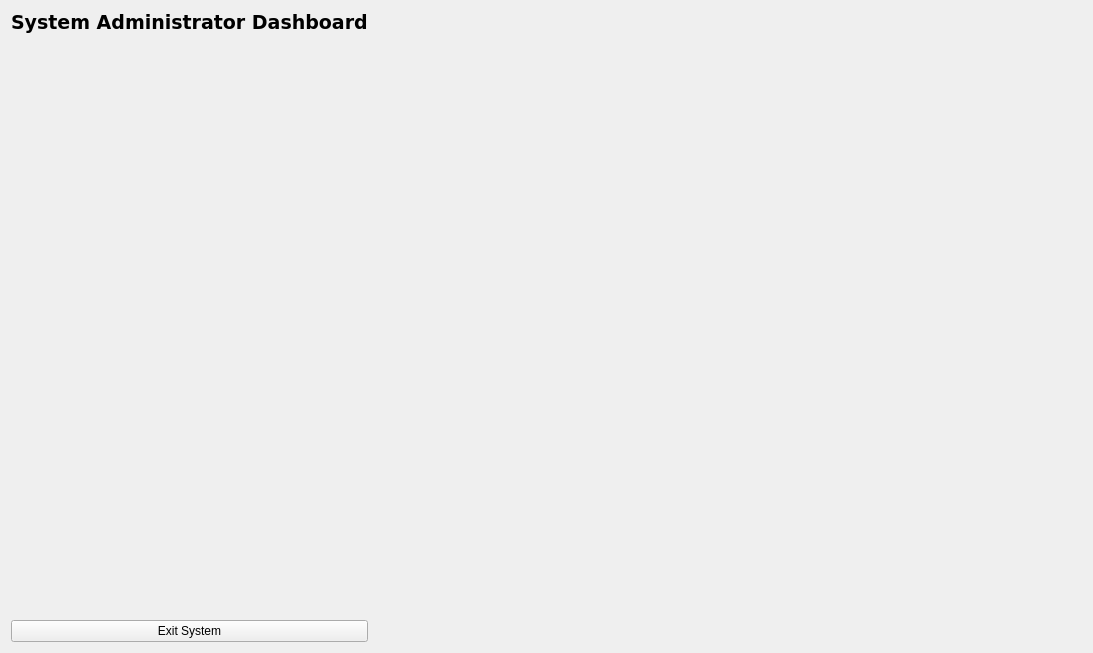
<?xml version="1.0" encoding="UTF-8"?>
<ui version="4.0">
 <class>AdminDashboardPage</class>
 <widget class="QWidget" name="AdminDashboardPage">
  <property name="geometry">
   <rect>
    <x>0</x>
    <y>0</y>
    <width>1093</width>
    <height>653</height>
   </rect>
  </property>
  <property name="windowTitle">
   <string>Form</string>
  </property>
  <layout class="QGridLayout" name="gridLayout">
   <item row="0" column="0">
    <widget class="QLabel" name="label_5">
     <property name="font">
      <font>
       <family>DejaVu Sans</family>
       <pointsize>14</pointsize>
       <weight>75</weight>
       <bold>true</bold>
      </font>
     </property>
     <property name="text">
      <string>System Administrator Dashboard</string>
     </property>
    </widget>
   </item>
   <item row="1" column="0">
    <spacer name="verticalSpacer_4">
     <property name="orientation">
      <enum>Qt::Vertical</enum>
     </property>
     <property name="sizeHint" stdset="0">
      <size>
       <width>20</width>
       <height>572</height>
      </size>
     </property>
    </spacer>
   </item>
   <item row="2" column="0">
    <widget class="QPushButton" name="pushButton_exitSystem_operatorDashboard">
     <property name="text">
      <string>Exit System</string>
     </property>
    </widget>
   </item>
   <item row="2" column="1">
    <spacer name="horizontalSpacer_5">
     <property name="orientation">
      <enum>Qt::Horizontal</enum>
     </property>
     <property name="sizeHint" stdset="0">
      <size>
       <width>709</width>
       <height>20</height>
      </size>
     </property>
    </spacer>
   </item>
  </layout>
 </widget>
 <resources/>
 <connections/>
</ui>
